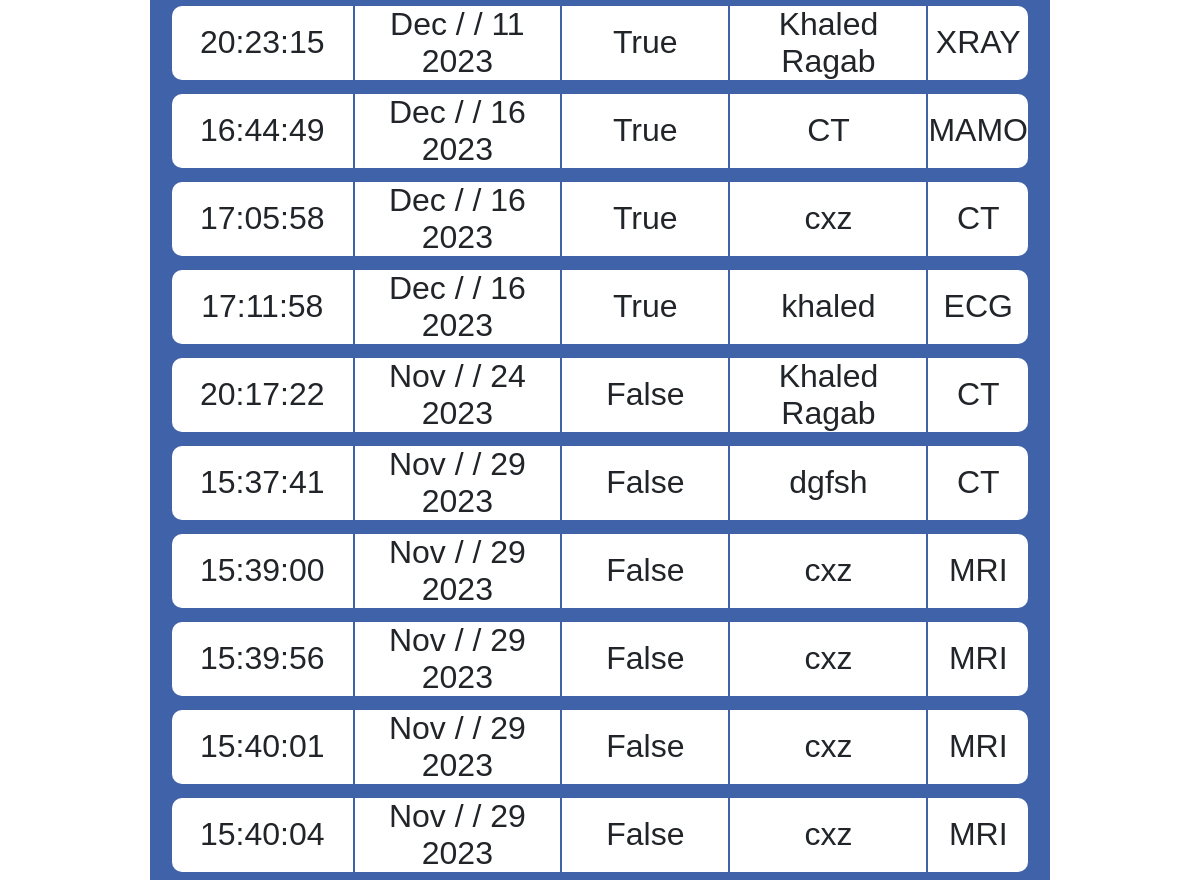
Page /0/ (middle part) on the earlier database version.
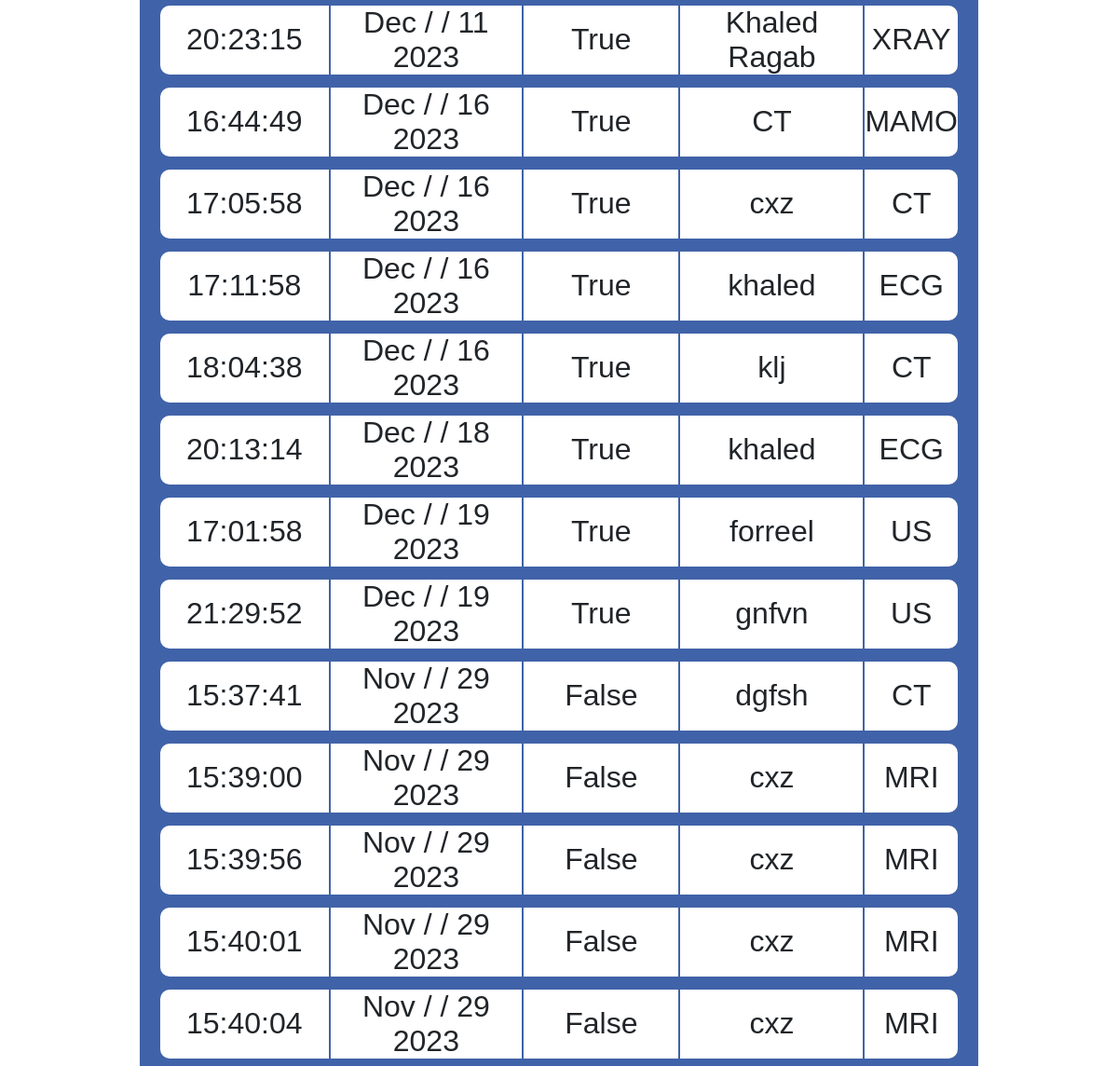
Same page on the later database version.
### auto_call/models.py (models this page shows)
class Patient(models.Model):
    room = models.ForeignKey(Room, on_delete=models.CASCADE)
    name = models.CharField(max_length=40)
    emergancy = models.BooleanField(default=1)
    log_date = models.DateTimeField("date logged")

class Room(models.Model):
    name = models.CharField(max_length=40)
    def __str__(self):
        return self.name

### auto_call/views.py (the view)
# urls.py: path("<int:roomid>/", views.HomeListView.as_view() , name="home"),
class HomeListView(ListView):
    model = Patient
    context_object_name="message_list"
    template_name="auto_call/patient_list.html"
    def get_queryset(self):
        room = self.kwargs["roomid"]
        if room == 0:
            return Patient.objects.order_by("-emergancy","log_date")
        else:
            return Patient.objects.order_by("-emergancy","log_date").filter(room = self.kwargs["roomid"])

### auto_call/templates/auto_call/patient_list.html (shortened to what this page needs)
{% extends "auto_call/layout.html" %}
{% block content %}
    <div class="lists_container">
        <div class="list_content">
            {% if message_list %}
                <table class="full_list">
                    <tbody>
                    {% for message in message_list %}
                        <tr>
                            <td>
                                {{ message.room }}
                            </td>
                            <td>
                                {{ message.name }}
                            </td>
                            <td>
                                {{message.emergancy}}
                            </td>
                            <td>{{ message.log_date | date:'d / M / Y' }}</td>
                            <td>{{ message.log_date | time:'H:i:s' }}</td>
                        </tr>
                        <tr class="spacer">
                            <td></td>
                        </tr>
                    {% endfor %}
                    </tbody>
                </table>
            {% else %}
                <p>No Patients Waiting.</p>
            {% endif %}
        </div>
    </div>
{% endblock %}

### auto_call/templates/auto_call/layout.html (shortened to what this page needs)
<!DOCTYPE html>
<html>
<head>
    {% load static %}
    <link rel="stylesheet" type="text/css" href="{% static 'auto_call/style.css' %}"/>
</head>
<body>
    {% load static %}
<div class="body-content">
    {% block content %}
    {% endblock %}
</div>
</body>
</html>

### auto_call/static/auto_call/style.css (style rules this page uses)
* { margin: 0; padding: 0; box-sizing: border-box; font-family: 'GE_Dinar', Arial, sans-serif; }
body { height: 100vh; background-color: white; }
.body-content { text-align: right; }
.lists_container { display: flex; flex-direction: column; margin: 20px 150px 0 150px; font-size: 2rem; }
.list_content { border-bottom: none; direction: rtl; background-color: #0d3991c9; padding: 10px 20px 20px 20px; }
.full_list { min-width: 100%; text-emphasis: none; font-size: 1em; margin-bottom: 1rem; color: #212529; }
.full_list tbody tr th, .full_list tbody tr td { padding: 0; background: #fff; text-align: center; }
.full_list tr td:last-child { border-radius: 10px 0 0 10px; }
.full_list tr td:first-child { border-radius: 0 10px 10px 0; }
.full_list tbody tr.spacer td { height: 10px; background: transparent !important; }

Differences in the rows shown:
removed Patient: room "CT", name "Khaled Ragab", emergancy "False", log_date "24 / Nov / 2023", log_date "20:17:22"
added Patient: room "CT", name "klj", emergancy "True", log_date "16 / Dec / 2023", log_date "18:04:38"
added Patient: room "ECG", name "khaled", emergancy "True", log_date "18 / Dec / 2023", log_date "20:13:14"
added Patient: room "US", name "forreel", emergancy "True", log_date "19 / Dec / 2023", log_date "17:01:58"
added Patient: room "US", name "gnfvn", emergancy "True", log_date "19 / Dec / 2023", log_date "21:29:52"
